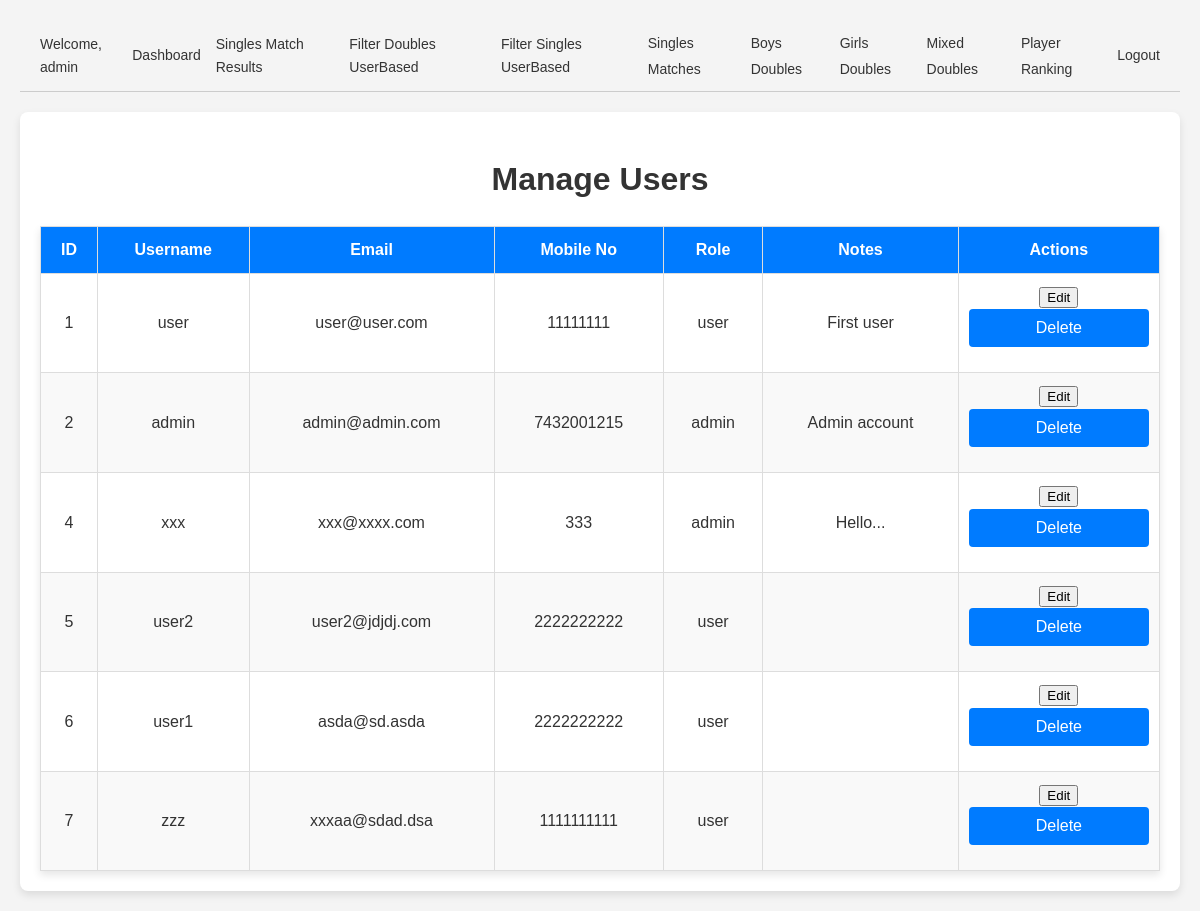
The page /manage_users.php (signed in) on the database as committed earlier.
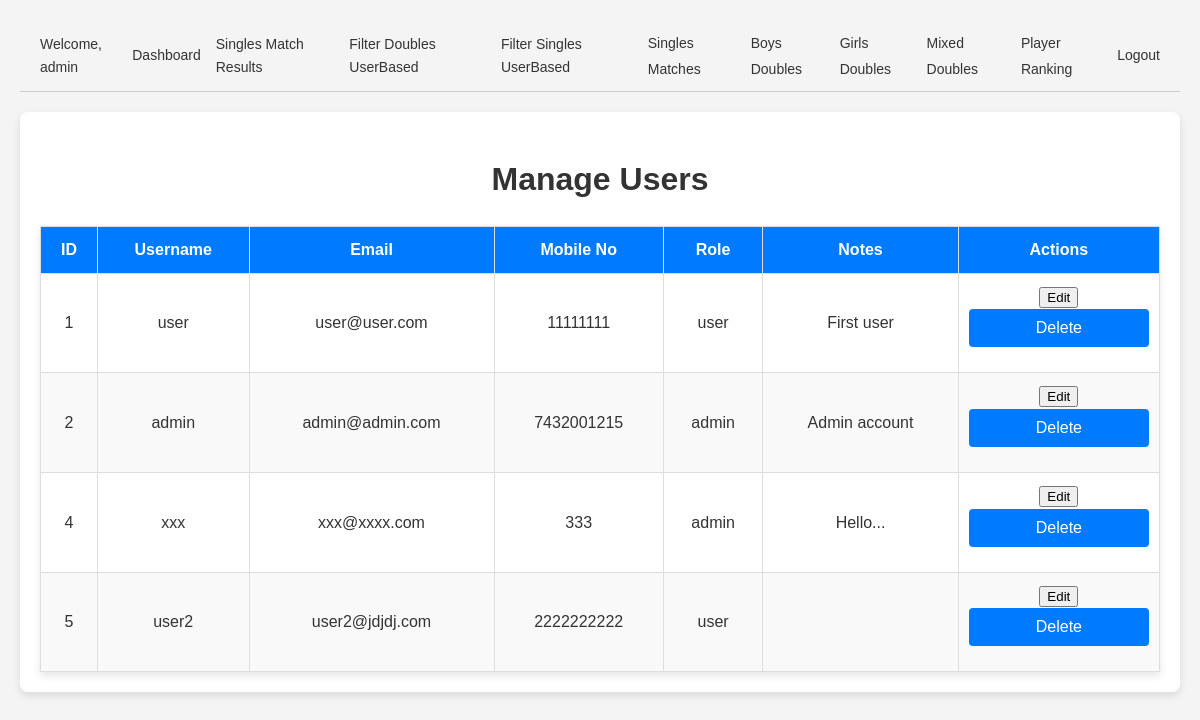
The same page on the database as committed later.
### tables this page shows
CREATE TABLE `users` (
  `id` int(11) NOT NULL,
  `username` varchar(255) NOT NULL,
  `password` varchar(255) NOT NULL,
  `mobile_no` varchar(15) DEFAULT NULL,
  `notes` text DEFAULT NULL,
  `role` enum('admin','user','visitor') NOT NULL,
  `created_at` timestamp NULL DEFAULT current_timestamp(),
  `email` varchar(255) DEFAULT NULL
);

### manage_users.php (the view, shortened to what this page needs)
<?php
include 'header.php';
require 'auth.php';
$query = "SELECT id, username, email, mobile_no, role, notes FROM users";
$result = $conn->query($query);
?>
<!DOCTYPE html>
<html lang="en">
<head>
    <link rel="stylesheet" href="styles.css">
</head>
<body>
    <div class="container">
        <h1>Manage Users</h1>
        <?php if ($result->num_rows > 0): ?>
        <table>
            <thead>
                <tr>
                    <th>ID</th>
                    <th>Username</th>
                    <th>Email</th>
                    <th>Mobile No</th>
                    <th>Role</th>
                    <th>Notes</th>
                    <th>Actions</th>
                </tr>
            </thead>
            <tbody>
                <?php while ($row = $result->fetch_assoc()): ?>
                <tr>
                    <td><?= htmlspecialchars($row['id']) ?></td>
                    <td><?= htmlspecialchars($row['username']) ?></td>
                    <td><?= htmlspecialchars($row['email'] ?? '') ?></td>
                    <td><?= htmlspecialchars($row['mobile_no'] ?? '') ?></td>
                    <td><?= htmlspecialchars($row['role']) ?></td>
                    <td><?= htmlspecialchars($row['notes'] ?? '') ?></td>
                    <td>
                        <button onclick="openEditModal(
                            <?= $row['id'] ?>,
                            '<?= htmlspecialchars($row['username'], ENT_QUOTES) ?>',
                            '<?= htmlspecialchars($row['email'] ?? '', ENT_QUOTES) ?>',
                            '<?= htmlspecialchars($row['mobile_no'] ?? '', ENT_QUOTES) ?>',
                            '<?= htmlspecialchars($row['notes'] ?? '', ENT_QUOTES) ?>'
                        )">Edit</button>
                        <form method="post" style="display:inline;">
                            <button type="submit" name="action" value="delete">Delete</button>
                        </form>
                    </td>
                </tr>
                <?php endwhile; ?>
            </tbody>
        </table>
        <?php else: ?>
        <p>No users found.</p>
        <?php endif; ?>
    </div>
</body>
</html>

Rows that differ between the two databases and show on the page:
removed users: id "6", username "user1", email "asda@sd.asda", mobile_no "2222222222", role "user"
removed users: id "7", username "zzz", email "xxxaa@sdad.dsa", mobile_no "1111111111", role "user"
